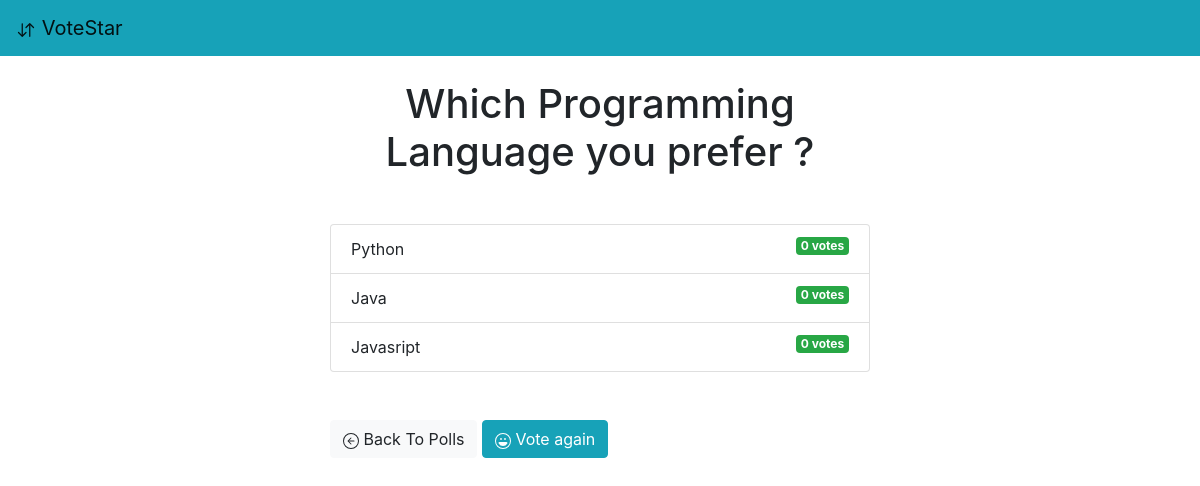
Page /poll/1/results/ on the earlier database version.
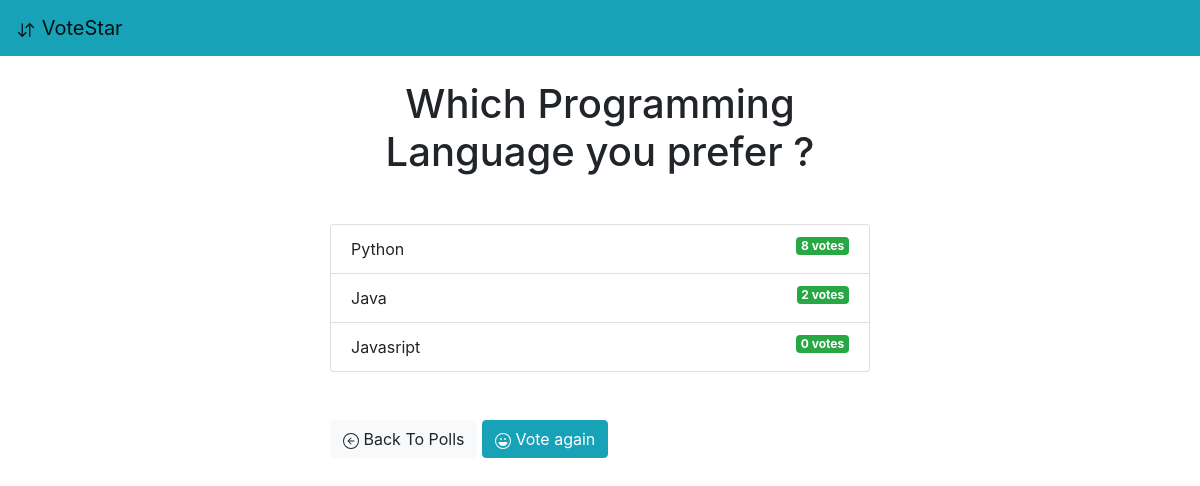
Same page on the later database version.
### poll/models.py (models this page shows, shortened)
class Question(models.Model):
    question_text = models.CharField(max_length=200)
    pub_date = models.DateTimeField('date published')

class Choice(models.Model):
    question = models.ForeignKey(Question, on_delete=models.CASCADE) # linking foreighn key to primary key of Question
    choice_text = models.CharField(max_length=200)
    votes = models.IntegerField(default=0)

### poll/views.py (the view)
# urls.py: path('<int:question_id>/results/',views.results,name='result'),
def results(request, question_id):
    question = get_object_or_404(Question, pk=question_id)
    return render(request, 'poll/results.html',{'question':question})

### poll/templates/poll/results.html (shortened to what this page needs)
{% extends 'base.html' %}
{% block content %}
<h1 class="mb-5 text-center">{{ question.question_text }}</h1>
<ul class="list-group mb-5">
    {% for choice in question.choice_set.all %}
    <li class="list-group-item">
        {{ choice.choice_text }} <span class='badge badge-success float-right'>{{ choice.votes }} vote{{ choice.votes | pluralize }}</span>
    </li>
    {% endfor %}
</ul>
<a href="{% url 'poll:index' %}" class="btn btn-light mb-5"> Back To Polls</a>
<a href="{% url 'poll:detail' question.id %}" class="btn btn-info mb-5">
       Vote again </a>
{% endblock %}

### poll/templates/base.html (shortened to what this page needs)
<!DOCTYPE html>
<html lang="en">
<head>
    <link rel="stylesheet" href="https://stackpath.bootstrapcdn.com/bootstrap/4.5.1/css/bootstrap.min.css">
</head>
<body>
<nav class="navbar navbar-light bg-info">
    <a class="navbar-brand" href="{% url 'poll:index' %}">
    VoteStar
    </a>
  </nav>
  <br>
    <div class='container'>
        <div class="row">
            <div class="col-md-6 m-auto">
                {% block content %}
                {% endblock %}
            </div>
        </div>
    </div>
</body>
</html>

Differences in the rows shown:
changed Choice "Python": votes "0" → "8"
changed Choice "Java": votes "0" → "2"
